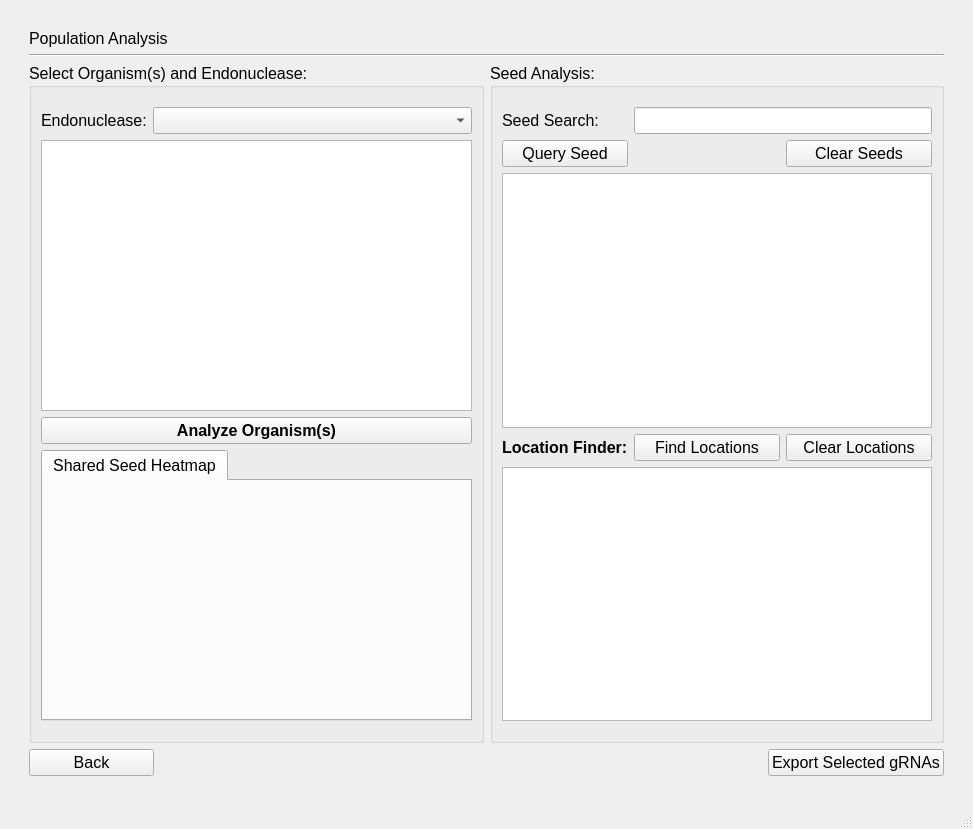
<?xml version="1.0" encoding="UTF-8"?>
<ui version="4.0">
 <class>MainWindow</class>
 <widget class="QMainWindow" name="MainWindow">
  <property name="geometry">
   <rect>
    <x>0</x>
    <y>0</y>
    <width>973</width>
    <height>829</height>
   </rect>
  </property>
  <property name="font">
   <font>
    <pointsize>12</pointsize>
   </font>
  </property>
  <property name="windowTitle">
   <string>MainWindow</string>
  </property>
  <widget class="QWidget" name="centralwidget">
   <layout class="QGridLayout" name="gridLayout_2">
    <item row="0" column="1">
     <spacer name="verticalSpacer">
      <property name="orientation">
       <enum>Qt::Vertical</enum>
      </property>
      <property name="sizeType">
       <enum>QSizePolicy::Fixed</enum>
      </property>
      <property name="sizeHint" stdset="0">
       <size>
        <width>20</width>
        <height>20</height>
       </size>
      </property>
     </spacer>
    </item>
    <item row="1" column="1">
     <layout class="QGridLayout" name="gridLayout">
      <item row="2" column="0" rowspan="2">
       <widget class="QGroupBox" name="groupBox">
        <property name="sizePolicy">
         <sizepolicy hsizetype="Preferred" vsizetype="Preferred">
          <horstretch>0</horstretch>
          <verstretch>0</verstretch>
         </sizepolicy>
        </property>
        <property name="maximumSize">
         <size>
          <width>600</width>
          <height>16777215</height>
         </size>
        </property>
        <property name="toolTip">
         <string>Please select organism(s) and an endonuclease, and click &quot;Analyze Organism(s)&quot; to populate the population analysis window.</string>
        </property>
        <property name="title">
         <string>Select Organism(s) and Endonuclease:</string>
        </property>
        <layout class="QGridLayout" name="gridLayout_6">
         <item row="3" column="0" colspan="2">
          <widget class="QPushButton" name="analyze_button">
           <property name="font">
            <font>
             <weight>75</weight>
             <bold>true</bold>
            </font>
           </property>
           <property name="text">
            <string>Analyze Organism(s)</string>
           </property>
          </widget>
         </item>
         <item row="0" column="0" colspan="2">
          <spacer name="verticalSpacer_3">
           <property name="orientation">
            <enum>Qt::Vertical</enum>
           </property>
           <property name="sizeType">
            <enum>QSizePolicy::Fixed</enum>
           </property>
           <property name="sizeHint" stdset="0">
            <size>
             <width>10</width>
             <height>10</height>
            </size>
           </property>
          </spacer>
         </item>
         <item row="1" column="1">
          <widget class="QComboBox" name="endoBox">
           <property name="sizePolicy">
            <sizepolicy hsizetype="Expanding" vsizetype="Fixed">
             <horstretch>0</horstretch>
             <verstretch>0</verstretch>
            </sizepolicy>
           </property>
          </widget>
         </item>
         <item row="2" column="0" colspan="2">
          <widget class="QTableWidget" name="org_Table">
           <property name="sizePolicy">
            <sizepolicy hsizetype="Preferred" vsizetype="Expanding">
             <horstretch>0</horstretch>
             <verstretch>0</verstretch>
            </sizepolicy>
           </property>
           <property name="minimumSize">
            <size>
             <width>0</width>
             <height>225</height>
            </size>
           </property>
          </widget>
         </item>
         <item row="1" column="0">
          <widget class="QLabel" name="label">
           <property name="sizePolicy">
            <sizepolicy hsizetype="Preferred" vsizetype="Fixed">
             <horstretch>0</horstretch>
             <verstretch>0</verstretch>
            </sizepolicy>
           </property>
           <property name="text">
            <string>Endonuclease:</string>
           </property>
          </widget>
         </item>
         <item row="4" column="0" colspan="2">
          <widget class="QTabWidget" name="tabWidget">
           <property name="sizePolicy">
            <sizepolicy hsizetype="Preferred" vsizetype="Expanding">
             <horstretch>0</horstretch>
             <verstretch>0</verstretch>
            </sizepolicy>
           </property>
           <property name="minimumSize">
            <size>
             <width>0</width>
             <height>225</height>
            </size>
           </property>
           <property name="toolTip">
            <string>&lt;html&gt;&lt;head/&gt;&lt;body&gt;&lt;p&gt;Heatmap of shared repeats between all selected organisms. Diagonals show number of self-contained repeats. Axis labels correspond to the rows of the organism selection table.&lt;/p&gt;&lt;/body&gt;&lt;/html&gt;</string>
           </property>
           <property name="currentIndex">
            <number>0</number>
           </property>
           <widget class="QWidget" name="tab">
            <attribute name="title">
             <string>Shared Seed Heatmap</string>
            </attribute>
            <layout class="QGridLayout" name="gridLayout_3">
             <item row="0" column="0">
              <widget class="QWidget" name="colormap_figure" native="true"/>
             </item>
            </layout>
           </widget>
          </widget>
         </item>
         <item row="5" column="0" colspan="2">
          <spacer name="verticalSpacer_4">
           <property name="orientation">
            <enum>Qt::Vertical</enum>
           </property>
           <property name="sizeType">
            <enum>QSizePolicy::Fixed</enum>
           </property>
           <property name="sizeHint" stdset="0">
            <size>
             <width>10</width>
             <height>10</height>
            </size>
           </property>
          </spacer>
         </item>
        </layout>
       </widget>
      </item>
      <item row="4" column="0" alignment="Qt::AlignLeft">
       <widget class="QPushButton" name="goBackButton">
        <property name="minimumSize">
         <size>
          <width>125</width>
          <height>0</height>
         </size>
        </property>
        <property name="text">
         <string>Back</string>
        </property>
       </widget>
      </item>
      <item row="2" column="1" rowspan="2">
       <widget class="QGroupBox" name="groupBox_2">
        <property name="sizePolicy">
         <sizepolicy hsizetype="Expanding" vsizetype="Preferred">
          <horstretch>0</horstretch>
          <verstretch>0</verstretch>
         </sizepolicy>
        </property>
        <property name="toolTip">
         <string>&lt;html&gt;&lt;head/&gt;&lt;body&gt;&lt;p&gt;These tables show the seeds that are conserved among &lt;span style=&quot; font-weight:600;&quot;&gt;all &lt;/span&gt;selected organisms.&lt;/p&gt;&lt;/body&gt;&lt;/html&gt;</string>
        </property>
        <property name="title">
         <string>Seed Analysis:</string>
        </property>
        <layout class="QGridLayout" name="gridLayout_5">
         <item row="4" column="1">
          <widget class="QPushButton" name="find_locs_button">
           <property name="text">
            <string>Find Locations</string>
           </property>
          </widget>
         </item>
         <item row="2" column="0">
          <widget class="QPushButton" name="query_seed_button">
           <property name="text">
            <string>Query Seed</string>
           </property>
          </widget>
         </item>
         <item row="3" column="0" colspan="3">
          <widget class="QTableWidget" name="table2">
           <property name="sizePolicy">
            <sizepolicy hsizetype="Expanding" vsizetype="Preferred">
             <horstretch>0</horstretch>
             <verstretch>0</verstretch>
            </sizepolicy>
           </property>
           <property name="minimumSize">
            <size>
             <width>0</width>
             <height>225</height>
            </size>
           </property>
           <property name="toolTip">
            <string>&lt;html&gt;&lt;head/&gt;&lt;body&gt;&lt;p&gt;&lt;span style=&quot; font-weight:600;&quot;&gt;% Coverage&lt;/span&gt;: percentage of analyzed organisms covered by the given seed sequence. (Ex. a coverage of 75% for an analysis of 4 organisms means that the seed appears in 3/4 of the organisms) &lt;/p&gt;&lt;p&gt;&lt;span style=&quot; font-weight:600;&quot;&gt;Total Repeats&lt;/span&gt;: the total number of times the seed sequence is repeated across all organisms analyzed &lt;/p&gt;&lt;p&gt;&lt;span style=&quot; font-weight:600;&quot;&gt;Avg. Repeats/Scaffold&lt;/span&gt;: the average number of times the seed sequence is repeated per scaffold/chromosome/contig (varies depending on how the organism’s FASTA file is arranged) &lt;/p&gt;&lt;p&gt;&lt;span style=&quot; font-weight:600;&quot;&gt;Consensus Sequence&lt;/span&gt;: the full length guide RNA sequence that appears most commonly amongst all occurrences of the given seed. &lt;/p&gt;&lt;p&gt;&lt;span style=&quot; font-weight:600;&quot;&gt;% Consensus&lt;/span&gt;: the percentage of all seed repeats that have the tail of the consensus sequence. &lt;/p&gt;&lt;p&gt;&lt;span style=&quot; font-weight:600;&quot;&gt;Score&lt;/span&gt;: on-target score for the consensus sequence.&lt;/p&gt;&lt;p&gt;&lt;span style=&quot; font-weight:600;&quot;&gt;PAM&lt;/span&gt;: the protospacer adjacent motif of the consensus sequence.&lt;/p&gt;&lt;p&gt;&lt;span style=&quot; font-weight:600;&quot;&gt;Strand&lt;/span&gt;: the strand directionality (+ or -) of the consensus sequence.&lt;/p&gt;&lt;/body&gt;&lt;/html&gt;</string>
           </property>
          </widget>
         </item>
         <item row="2" column="2">
          <widget class="QPushButton" name="clear_Button">
           <property name="text">
            <string>Clear Seeds</string>
           </property>
          </widget>
         </item>
         <item row="1" column="1" colspan="2">
          <widget class="QLineEdit" name="seed_input"/>
         </item>
         <item row="0" column="0" colspan="3">
          <spacer name="verticalSpacer_5">
           <property name="orientation">
            <enum>Qt::Vertical</enum>
           </property>
           <property name="sizeType">
            <enum>QSizePolicy::Fixed</enum>
           </property>
           <property name="sizeHint" stdset="0">
            <size>
             <width>10</width>
             <height>10</height>
            </size>
           </property>
          </spacer>
         </item>
         <item row="4" column="2">
          <widget class="QPushButton" name="clear_loc_button">
           <property name="text">
            <string>Clear Locations</string>
           </property>
          </widget>
         </item>
         <item row="4" column="0">
          <widget class="QLabel" name="label_3">
           <property name="toolTip">
            <string>&lt;html&gt;&lt;head/&gt;&lt;body&gt;&lt;p&gt;Highlight a seed and click &amp;quot;Find Locations&amp;quot; to view the exact location and organism of every repeat belonging to that seed.&lt;/p&gt;&lt;/body&gt;&lt;/html&gt;</string>
           </property>
           <property name="text">
            <string>&lt;html&gt;&lt;head/&gt;&lt;body&gt;&lt;p&gt;&lt;span style=&quot; font-weight:600;&quot;&gt;Location Finder:&lt;/span&gt;&lt;/p&gt;&lt;/body&gt;&lt;/html&gt;</string>
           </property>
          </widget>
         </item>
         <item row="5" column="0" colspan="3">
          <widget class="QTableWidget" name="loc_finder_table">
           <property name="sizePolicy">
            <sizepolicy hsizetype="Expanding" vsizetype="Preferred">
             <horstretch>0</horstretch>
             <verstretch>0</verstretch>
            </sizepolicy>
           </property>
           <property name="minimumSize">
            <size>
             <width>0</width>
             <height>225</height>
            </size>
           </property>
          </widget>
         </item>
         <item row="1" column="0">
          <widget class="QLabel" name="label_2">
           <property name="sizePolicy">
            <sizepolicy hsizetype="Fixed" vsizetype="Fixed">
             <horstretch>0</horstretch>
             <verstretch>0</verstretch>
            </sizepolicy>
           </property>
           <property name="text">
            <string>Seed Search:</string>
           </property>
          </widget>
         </item>
         <item row="6" column="0" colspan="3">
          <spacer name="verticalSpacer_6">
           <property name="orientation">
            <enum>Qt::Vertical</enum>
           </property>
           <property name="sizeType">
            <enum>QSizePolicy::Fixed</enum>
           </property>
           <property name="sizeHint" stdset="0">
            <size>
             <width>10</width>
             <height>10</height>
            </size>
           </property>
          </spacer>
         </item>
        </layout>
       </widget>
      </item>
      <item row="4" column="1" alignment="Qt::AlignRight">
       <widget class="QPushButton" name="export_button">
        <property name="minimumSize">
         <size>
          <width>175</width>
          <height>0</height>
         </size>
        </property>
        <property name="toolTip">
         <string>&lt;html&gt;&lt;head/&gt;&lt;body&gt;&lt;p&gt;Click to export selected gRNAs. &lt;span style=&quot; font-weight:600;&quot;&gt;Note: &lt;/span&gt;only rows from the first (top right) table can be selected and exported.&lt;/p&gt;&lt;/body&gt;&lt;/html&gt;</string>
        </property>
        <property name="text">
         <string>Export Selected gRNAs</string>
        </property>
       </widget>
      </item>
      <item row="0" column="0" colspan="2">
       <widget class="QLabel" name="title">
        <property name="sizePolicy">
         <sizepolicy hsizetype="Preferred" vsizetype="Fixed">
          <horstretch>0</horstretch>
          <verstretch>0</verstretch>
         </sizepolicy>
        </property>
        <property name="text">
         <string>Population Analysis</string>
        </property>
       </widget>
      </item>
      <item row="1" column="0" colspan="2">
       <widget class="Line" name="line">
        <property name="orientation">
         <enum>Qt::Horizontal</enum>
        </property>
       </widget>
      </item>
     </layout>
    </item>
    <item row="2" column="1">
     <spacer name="verticalSpacer_2">
      <property name="orientation">
       <enum>Qt::Vertical</enum>
      </property>
      <property name="sizeType">
       <enum>QSizePolicy::Fixed</enum>
      </property>
      <property name="sizeHint" stdset="0">
       <size>
        <width>20</width>
        <height>20</height>
       </size>
      </property>
     </spacer>
    </item>
    <item row="1" column="2">
     <spacer name="horizontalSpacer">
      <property name="orientation">
       <enum>Qt::Horizontal</enum>
      </property>
      <property name="sizeType">
       <enum>QSizePolicy::Fixed</enum>
      </property>
      <property name="sizeHint" stdset="0">
       <size>
        <width>20</width>
        <height>20</height>
       </size>
      </property>
     </spacer>
    </item>
    <item row="1" column="0">
     <spacer name="horizontalSpacer_2">
      <property name="orientation">
       <enum>Qt::Horizontal</enum>
      </property>
      <property name="sizeType">
       <enum>QSizePolicy::Fixed</enum>
      </property>
      <property name="sizeHint" stdset="0">
       <size>
        <width>20</width>
        <height>20</height>
       </size>
      </property>
     </spacer>
    </item>
   </layout>
  </widget>
  <widget class="QStatusBar" name="statusbar"/>
 </widget>
 <resources/>
 <connections/>
</ui>
